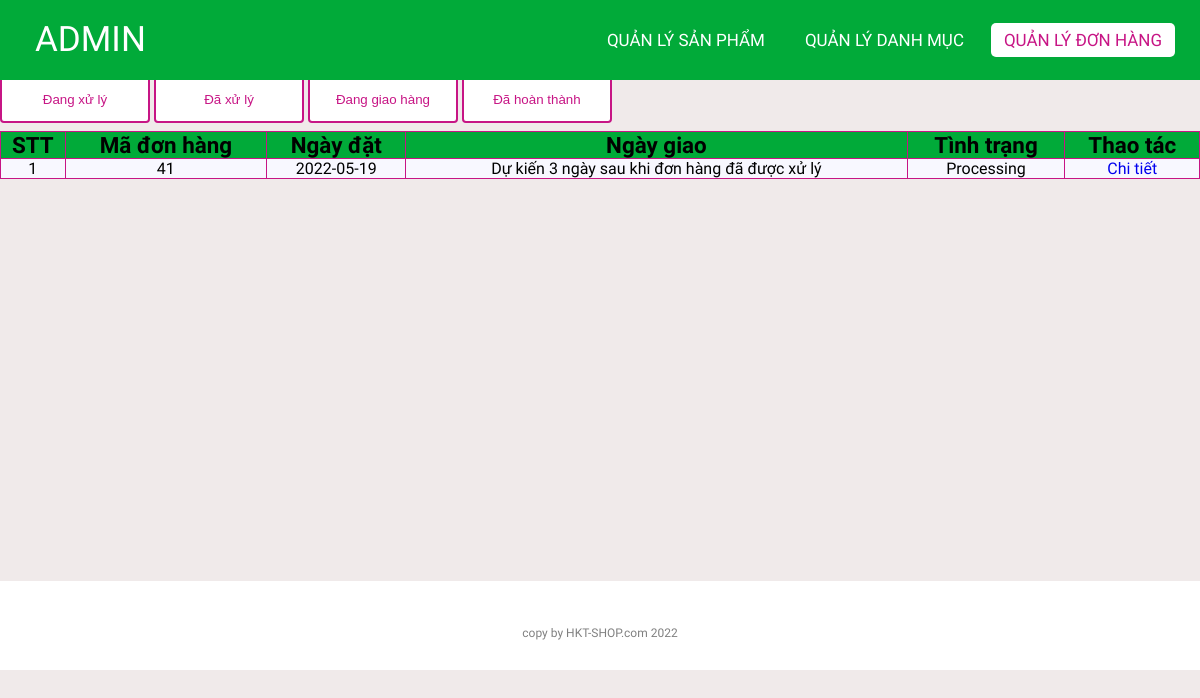
Page /admin/orderlist.php (signed in) on the earlier database version.
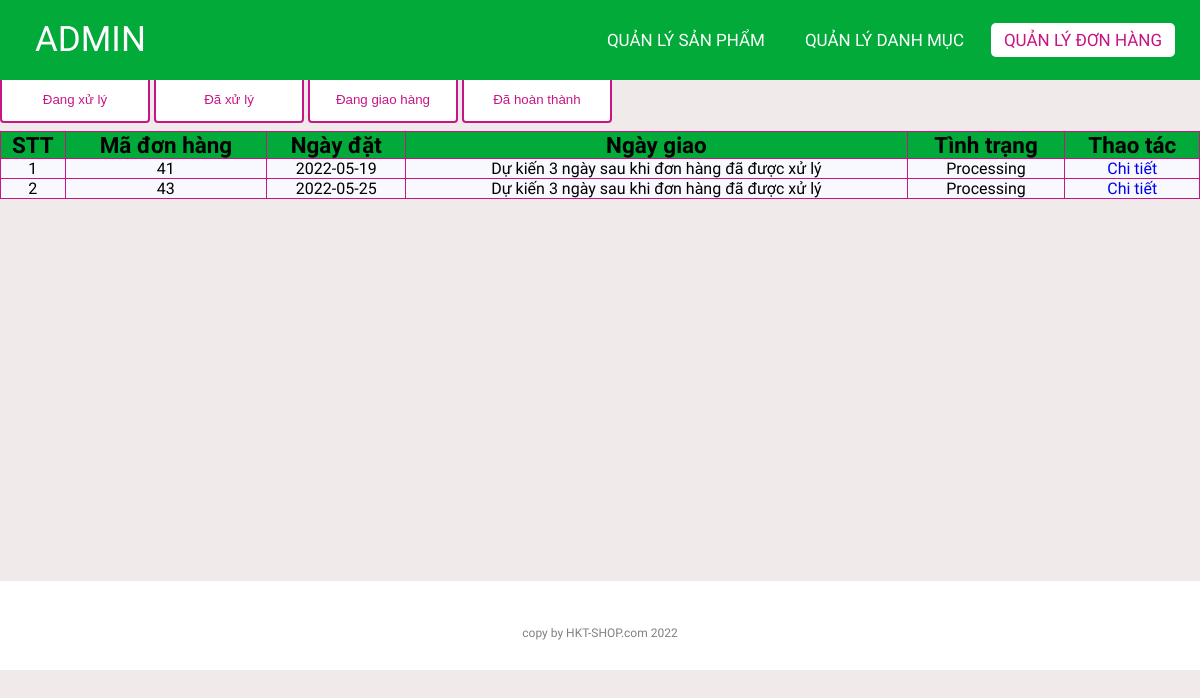
Same page on the later database version.
### tables this page shows
CREATE TABLE `orders` (
  `id` int(11) NOT NULL,
  `userId` int(11) NOT NULL,
  `createdDate` date NOT NULL,
  `receivedDate` date DEFAULT NULL,
  `status` varchar(20) NOT NULL
);

### lib/database.php (called while the page is built, shortened)
<?php
class Database extends PDO
{
  public $host   = DB_HOST;
  public $user   = DB_USER;
  public $pass   = DB_PASS;
  public $dbname = DB_NAME;
  public $link;
  private function connectDB()
  {
    $this->link = new mysqli(
      $this->host,
      $this->user,
      $this->pass,
      $this->dbname
    );
  }
  public function select($query)
  {
    $result = $this->link->query($query);
    if ($result->num_rows > 0) {
      return $result;
    } else {
      return false;
    }
  }
}

### classes/order.php (called while the page is built, shortened)
<?php
$filepath = realpath(dirname(__FILE__));
include_once($filepath . '/../lib/database.php');
?>
<?php
class order
{
    private $db;
    public function __construct()
    {
        $this->db = new Database();
    }
    public function getProcessingOrder()
    {
        $query = "SELECT * FROM orders WHERE status = 'Processing'";
        $mysqli_result = $this->db->select($query);
        if ($mysqli_result) {
            $result = mysqli_fetch_all($this->db->select($query), MYSQLI_ASSOC);
            return $result;
        }
        return false;
    }
}
?>

### admin/orderlist.php (the view, shortened to what this page needs)
<?php
include '../classes/order.php';
$order = new order();
$processingOrderList = $order->getProcessingOrder();
?>
<!DOCTYPE html>
<html lang="en">
<head>
    <link rel="stylesheet" href="./css/style.css">
    <link rel="stylesheet" href="https://cdnjs.cloudflare.com/ajax/libs/font-awesome/5.15.4/css/all.min.css">
</head>
<body>
    <nav>
        <label class="logo">ADMIN</label>
        <ul>
            <li><a href="productlist.php">Quản lý Sản phẩm</a></li>
            <li><a href="categoriesList.php">Quản lý Danh mục</a></li>
            <li><a href="orderlist.php" class="active">Quản lý Đơn hàng</a></li>
        </ul>
    </nav>
    <div class="title">
        <h1>Danh sách đơn đặt hàng</h1>
    </div>
    <div class="container">
        <div class="tab">
            <button class="tablinks" onclick="openTab(event, 'Processing')">Đang xử lý</button>
            <button class="tablinks" onclick="openTab(event, 'Processed')">Đã xử lý</button>
            <button class="tablinks" onclick="openTab(event, 'Delivering')">Đang giao hàng</button>
            <button class="tablinks" onclick="openTab(event, 'Complete')">Đã hoàn thành</button>
        </div>
        <div id="Processing" class="tabcontent">
            <?php
            if ($processingOrderList) { ?>
                <table class="list">
                    <tr>
                        <th>STT</th>
                        <th>Mã đơn hàng</th>
                        <th>Ngày đặt</th>
                        <th>Ngày giao</th>
                        <th>Tình trạng</th>
                        <th>Thao tác</th>
                    </tr>
                    <?php $count = 1;
                    foreach ($processingOrderList as $key => $value) { ?>
                        <tr>
                            <td><?= $count++ ?></td>
                            <td><?= $value['id'] ?></td>
                            <td><?= $value['createdDate'] ?></td>
                            <td><?= ($value['status'] != "Processing") ? $value['receivedDate'] : "Dự kiến 3 ngày sau khi đơn hàng đã được xử lý" ?> </td>
                            <td><?= $value['status'] ?></td>
                            <td>
                                <a href="orderlistdetail.php?orderId=<?= $value['id'] ?>">Chi tiết</a>
                            </td>
                        </tr>
                    <?php }
                    ?>
                </table>
            <?php } else { ?>
                <h3>Chưa có đơn hàng nào đang xử lý</h3>
            <?php }
            ?>
        </div>
    </div>
    <footer>
        <p class="copyright">copy by HKT-SHOP.com 2022</p>
    </footer>
</body>
</html>

Differences in the rows shown:
added orders: id "43", createdDate "2022-05-25", shows "Dự kiến 3 ngày sau khi đơn hàng đã được xử lý", status "Processing"
